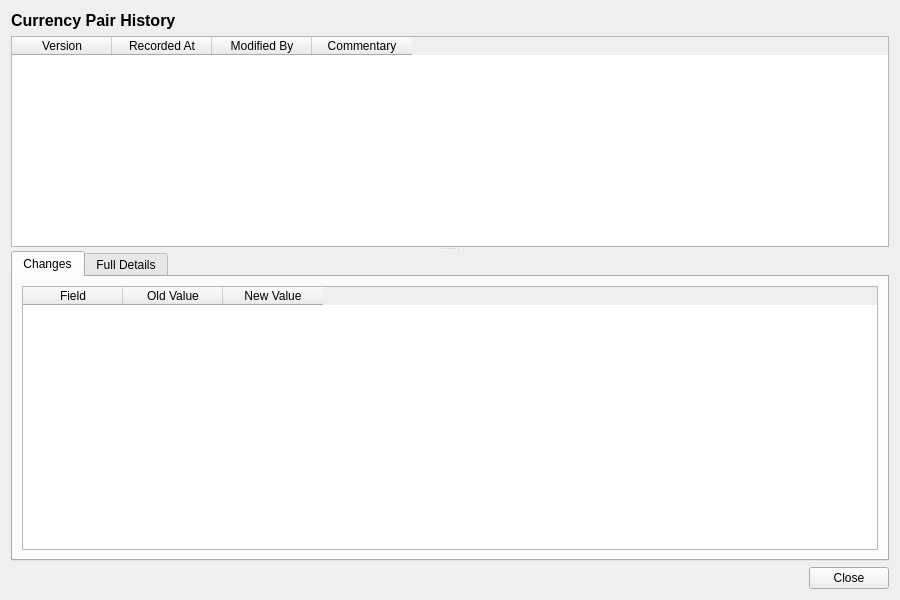
<?xml version="1.0" encoding="UTF-8"?>
<ui version="4.0">
 <class>CurrencyPairHistoryDialog</class>
 <widget class="QWidget" name="CurrencyPairHistoryDialog">
  <property name="geometry">
   <rect>
    <x>0</x>
    <y>0</y>
    <width>900</width>
    <height>600</height>
   </rect>
  </property>
  <property name="windowTitle">
   <string>Currency Pair History</string>
  </property>
  <layout class="QVBoxLayout" name="verticalLayout">
   <item>
    <widget class="QLabel" name="titleLabel">
     <property name="font">
      <font>
       <pointsize>12</pointsize>
       <bold>true</bold>
      </font>
     </property>
     <property name="text">
      <string>Currency Pair History</string>
     </property>
    </widget>
   </item>
   <item>
    <widget class="QSplitter" name="splitter">
     <property name="orientation">
      <enum>Qt::Vertical</enum>
     </property>
     <widget class="QTableWidget" name="versionListWidget">
      <property name="minimumHeight">
       <number>150</number>
      </property>
      <property name="maximumHeight">
       <number>250</number>
      </property>
      <property name="alternatingRowColors">
       <bool>true</bool>
      </property>
      <property name="editTriggers">
       <set>QAbstractItemView::NoEditTriggers</set>
      </property>
      <property name="selectionMode">
       <enum>QAbstractItemView::SingleSelection</enum>
      </property>
      <property name="selectionBehavior">
       <enum>QAbstractItemView::SelectRows</enum>
      </property>
      <column>
       <property name="text">
        <string>Version</string>
       </property>
      </column>
      <column>
       <property name="text">
        <string>Recorded At</string>
       </property>
      </column>
      <column>
       <property name="text">
        <string>Modified By</string>
       </property>
      </column>
      <column>
       <property name="text">
        <string>Commentary</string>
       </property>
      </column>
     </widget>
     <widget class="QWidget" name="detailWidget">
      <layout class="QVBoxLayout" name="detailLayout">
       <property name="leftMargin">
        <number>0</number>
       </property>
       <property name="topMargin">
        <number>0</number>
       </property>
       <property name="rightMargin">
        <number>0</number>
       </property>
       <property name="bottomMargin">
        <number>0</number>
       </property>
       <item>
        <widget class="QTabWidget" name="tabWidget">
         <property name="currentIndex">
          <number>0</number>
         </property>
         <widget class="QWidget" name="changesTab">
          <attribute name="title">
           <string>Changes</string>
          </attribute>
          <layout class="QVBoxLayout" name="changesTabLayout">
           <item>
            <widget class="QTableWidget" name="changesTableWidget">
             <property name="editTriggers">
              <set>QAbstractItemView::NoEditTriggers</set>
             </property>
             <property name="alternatingRowColors">
              <bool>true</bool>
             </property>
             <property name="selectionMode">
              <enum>QAbstractItemView::SingleSelection</enum>
             </property>
             <property name="selectionBehavior">
              <enum>QAbstractItemView::SelectRows</enum>
             </property>
             <column>
              <property name="text">
               <string>Field</string>
              </property>
             </column>
             <column>
              <property name="text">
               <string>Old Value</string>
              </property>
             </column>
             <column>
              <property name="text">
               <string>New Value</string>
              </property>
             </column>
            </widget>
           </item>
          </layout>
         </widget>
         <widget class="QWidget" name="fullDetailsTab">
          <attribute name="title">
           <string>Full Details</string>
          </attribute>
          <layout class="QVBoxLayout" name="fullDetailsTabLayout">
           <item>
            <widget class="QScrollArea" name="scrollArea">
             <property name="widgetResizable">
              <bool>true</bool>
             </property>
             <widget class="QWidget" name="scrollAreaWidgetContents">
              <property name="geometry">
               <rect>
                <x>0</x>
                <y>0</y>
                <width>560</width>
                <height>450</height>
               </rect>
              </property>
              <layout class="QFormLayout" name="formLayout">
               <item row="0" column="0">
                <widget class="QLabel" name="pair_codeLabel">
                 <property name="text">
                  <string>Pair Code:</string>
                 </property>
                </widget>
               </item>
               <item row="0" column="1">
                <widget class="QLabel" name="pairCodeValue">
                 <property name="text">
                  <string/>
                 </property>
                </widget>
               </item>
               <item row="1" column="0">
                <widget class="QLabel" name="base_currencyLabel">
                 <property name="text">
                  <string>Base Currency:</string>
                 </property>
                </widget>
               </item>
               <item row="1" column="1">
                <widget class="QLabel" name="baseCurrencyValue">
                 <property name="text">
                  <string/>
                 </property>
                </widget>
               </item>
               <item row="2" column="0">
                <widget class="QLabel" name="quote_currencyLabel">
                 <property name="text">
                  <string>Quote Currency:</string>
                 </property>
                </widget>
               </item>
               <item row="2" column="1">
                <widget class="QLabel" name="quoteCurrencyValue">
                 <property name="text">
                  <string/>
                 </property>
                </widget>
               </item>
               <item row="3" column="0">
                <widget class="QLabel" name="deliverableLabel">
                 <property name="text">
                  <string>Deliverable:</string>
                 </property>
                </widget>
               </item>
               <item row="3" column="1">
                <widget class="QLabel" name="deliverableCheckBox">
                 <property name="text">
                  <string/>
                 </property>
                </widget>
               </item>
               <item row="4" column="0">
                <widget class="QLabel" name="settlement_currencyLabel">
                 <property name="text">
                  <string>Settlement Currency:</string>
                 </property>
                </widget>
               </item>
               <item row="4" column="1">
                <widget class="QLabel" name="settlementCurrencyValue">
                 <property name="text">
                  <string/>
                 </property>
                </widget>
               </item>
               <item row="5" column="0">
                <widget class="QLabel" name="classificationLabel">
                 <property name="text">
                  <string>Classification:</string>
                 </property>
                </widget>
               </item>
               <item row="5" column="1">
                <widget class="QLabel" name="classificationValue">
                 <property name="text">
                  <string/>
                 </property>
                </widget>
               </item>
               <item row="6" column="0">
                <widget class="QLabel" name="fixing_sourceLabel">
                 <property name="text">
                  <string>Fixing Source:</string>
                 </property>
                </widget>
               </item>
               <item row="6" column="1">
                <widget class="QLabel" name="fixingSourceValue">
                 <property name="text">
                  <string/>
                 </property>
                </widget>
               </item>
               <item row="7" column="0">
                <widget class="QLabel" name="versionNumberLabel">
                 <property name="text">
                  <string>Version:</string>
                 </property>
                </widget>
               </item>
               <item row="7" column="1">
                <widget class="QLabel" name="versionNumberValue">
                 <property name="text">
                  <string/>
                 </property>
                </widget>
               </item>
               <item row="8" column="0">
                <widget class="QLabel" name="modifiedByLabel">
                 <property name="text">
                  <string>Modified By:</string>
                 </property>
                </widget>
               </item>
               <item row="8" column="1">
                <widget class="QLabel" name="modifiedByValue">
                 <property name="text">
                  <string/>
                 </property>
                </widget>
               </item>
               <item row="9" column="0">
                <widget class="QLabel" name="recordedAtLabel">
                 <property name="text">
                  <string>Recorded At:</string>
                 </property>
                </widget>
               </item>
               <item row="9" column="1">
                <widget class="QLabel" name="recordedAtValue">
                 <property name="text">
                  <string/>
                 </property>
                </widget>
               </item>
               <item row="10" column="0">
                <widget class="QLabel" name="changeCommentaryLabel">
                 <property name="text">
                  <string>Change Commentary:</string>
                 </property>
                </widget>
               </item>
               <item row="10" column="1">
                <widget class="QLabel" name="changeCommentaryValue">
                 <property name="text">
                  <string/>
                 </property>
                 <property name="wordWrap">
                  <bool>true</bool>
                 </property>
                </widget>
               </item>
              </layout>
             </widget>
            </widget>
           </item>
          </layout>
         </widget>
        </widget>
       </item>
      </layout>
     </widget>
    </widget>
   </item>
   <item>
    <layout class="QHBoxLayout" name="buttonLayout">
     <item>
      <spacer name="horizontalSpacer">
       <property name="orientation">
        <enum>Qt::Horizontal</enum>
       </property>
       <property name="sizeHint" stdset="0">
        <size><width>40</width><height>20</height></size>
       </property>
      </spacer>
     </item>
     <item>
      <widget class="QPushButton" name="closeButton">
       <property name="text">
        <string>Close</string>
       </property>
      </widget>
     </item>
    </layout>
   </item>
  </layout>
 </widget>
 <resources/>
 <connections/>
</ui>
